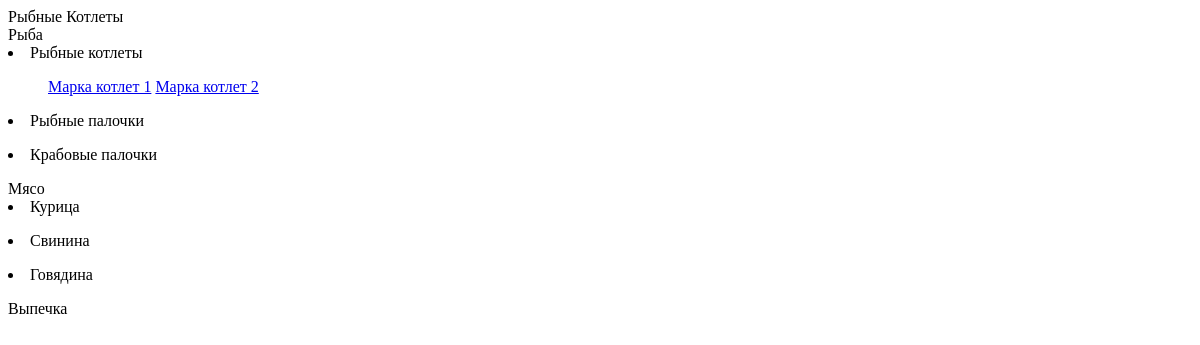
Page /Рыба/Рыбные котлеты/ on the earlier database version.
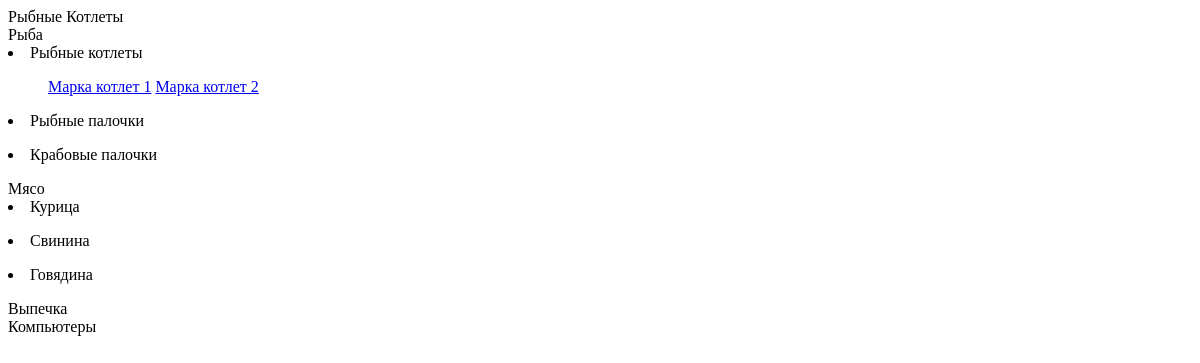
Same page on the later database version.
### menu/models.py (models this page shows, shortened)
class Menu(models.Model):
    title = models.CharField(max_length=128, verbose_name='Название меню')
    def __str__(self):
        return self.title
    class Meta:
        verbose_name = 'Меню'
        verbose_name_plural = 'Меню'
        ordering = ['id']

class LevelOne(models.Model):
    title = models.CharField(max_length=64, verbose_name='Имя первого уровня')
    parent = models.ForeignKey(Menu, on_delete=models.CASCADE, verbose_name='Имя меню')
    def __str__(self):
        return self.title
    class Meta:
        verbose_name = 'Первый уровень вложенности'
        verbose_name_plural = 'Первые уровни вложенности'
        ordering = ['id']

class LevelTwo(models.Model):
    title = models.CharField(max_length=64, verbose_name='Имя второго уровня')
    parent = models.ForeignKey(LevelOne, on_delete=models.CASCADE, verbose_name='Родитель')
    class Meta:
        verbose_name = 'Второй уровень вложенности'
        verbose_name_plural = 'Вторые уровни вложенности'
        ordering = ['id']

### menu/views.py (the view)
# urls.py: path('<str:lvl_1>/<str:lvl_2>/', show_level_two, name='level_two'),
def show_level_two(request, lvl_1, lvl_2):
    context = {'selected_menu': lvl_1,
               'selected_one': lvl_2}
    return render(request, 'menu/level_two_page.html', context=context)

### menu/templatetags/menu_tags.py (called while the page is built)
@register.simple_tag()
def get_menu():
    return Menu.objects.all()

@register.simple_tag()
def get_lvl_one():
    return LevelOne.objects.all()

@register.simple_tag()
def get_lvl_two():
    return LevelTwo.objects.all()

### menu/templates/menu/level_two_page.html (shortened to what this page needs)
{% load menu_tags %}
{% get_menu as menu %}
{% get_lvl_one as lvl_one %}
{% get_lvl_two as lvl_two %}
{% for m in menu %}
    {% if m.title|stringformat:"s" == selected_menu.title|stringformat:"s" %}
        {% with id_var=m.id %}
            {% for mm in menu %}
                {% if mm.id <= id_var|add:1 %}
                <div>{{ mm.title }}</div>
                {% for set in lvl_one %}
                    {% if set.parent|stringformat:"s" == mm.title|stringformat:"s" %}
                        <li>{{ set.title }}</li>
                        <ul>
                            {% for prod in lvl_two %}
                                {% if prod.parent|stringformat:"s" == set.title|stringformat:"s" %}
                                {% if prod.parent|stringformat:"s" == selected_one %}
                                <a href="{% url 'product_page' mm.title set.title prod.title %}">{{ prod.title }}</a>
                                {% endif %}
                                {% endif %}
                            {% endfor %}
                        </ul>
                    {% endif %}
                {% endfor %}
            {% else %}
            <div>{{ mm.title }}</div>
            {% endif %}
            {% endfor %}
        {% endwith %}
    {% endif %}
{% endfor %}

Differences in the rows shown:
added Menu: title "Компьютеры"
